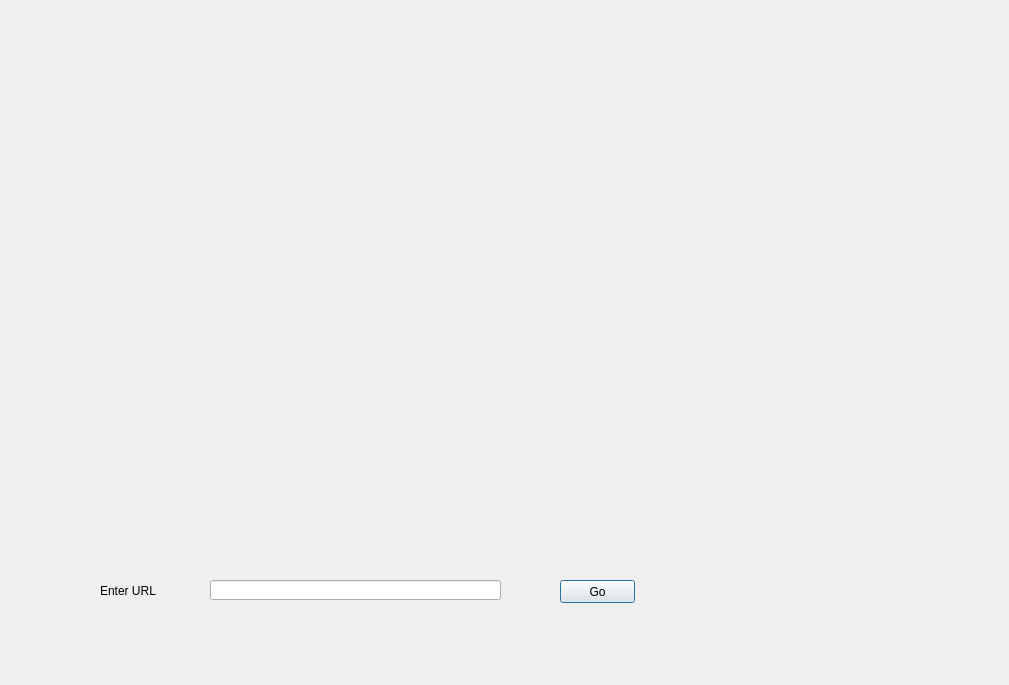
<?xml version="1.0" encoding="UTF-8"?>
<ui version="4.0">
 <class>Dialog</class>
 <widget class="QDialog" name="Dialog">
  <property name="geometry">
   <rect>
    <x>0</x>
    <y>0</y>
    <width>1009</width>
    <height>685</height>
   </rect>
  </property>
  <property name="windowTitle">
   <string>Dialog</string>
  </property>
  <widget class="QPushButton" name="pushButtonGo">
   <property name="geometry">
    <rect>
     <x>560</x>
     <y>580</y>
     <width>75</width>
     <height>23</height>
    </rect>
   </property>
   <property name="text">
    <string>Go</string>
   </property>
  </widget>
  <widget class="QLineEdit" name="lineEditURL">
   <property name="geometry">
    <rect>
     <x>210</x>
     <y>580</y>
     <width>291</width>
     <height>20</height>
    </rect>
   </property>
  </widget>
  <widget class="QWebEnginView" name="widget" native="true">
   <property name="geometry">
    <rect>
     <x>90</x>
     <y>50</y>
     <width>851</width>
     <height>491</height>
    </rect>
   </property>
  </widget>
  <widget class="QLabel" name="label">
   <property name="geometry">
    <rect>
     <x>100</x>
     <y>580</y>
     <width>91</width>
     <height>21</height>
    </rect>
   </property>
   <property name="text">
    <string>Enter URL</string>
   </property>
  </widget>
 </widget>
 <customwidgets>
  <customwidget>
   <class>QWebEnginView</class>
   <extends>QWidget</extends>
   <header>PyQt5.QtWebEngineWidgets</header>
   <container>1</container>
  </customwidget>
 </customwidgets>
 <resources/>
 <connections/>
</ui>
